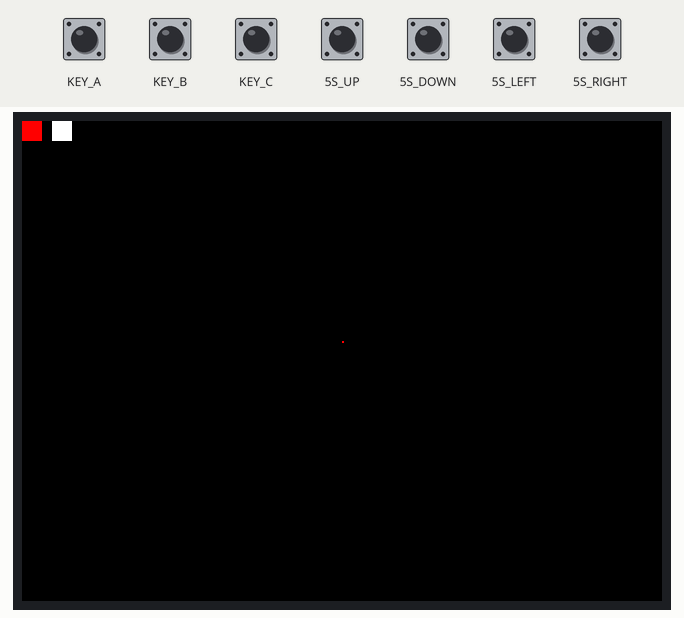
The sketch below on a simulated Seeed Wio Terminal. Shown: 320×240 colour display. Inputs (shaded band) come from the test bench; at power-on: 5S_DOWN, 5S_LEFT, 5S_RIGHT, 5S_UP, KEY_A, KEY_B, KEY_C HIGH.

Above: at 1.4 s.
1.5 s: KEY_C pulled LOW for 1 s
At 1.82 s:
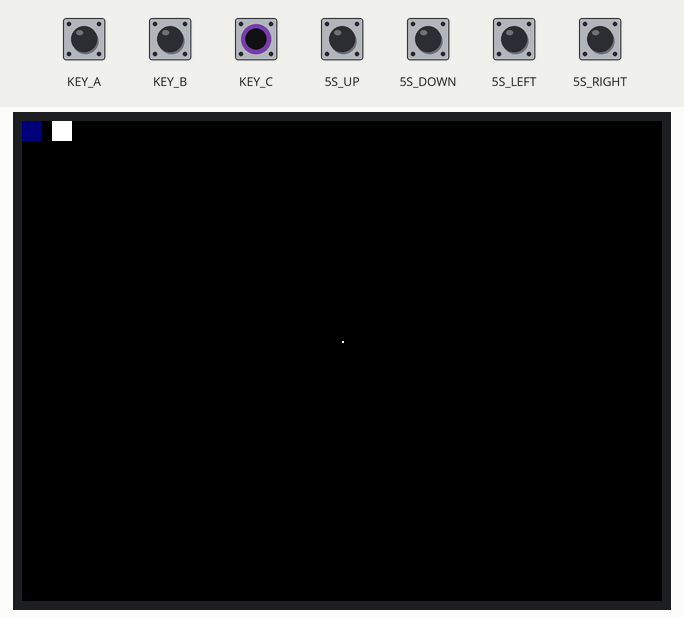
At 3.2 s:
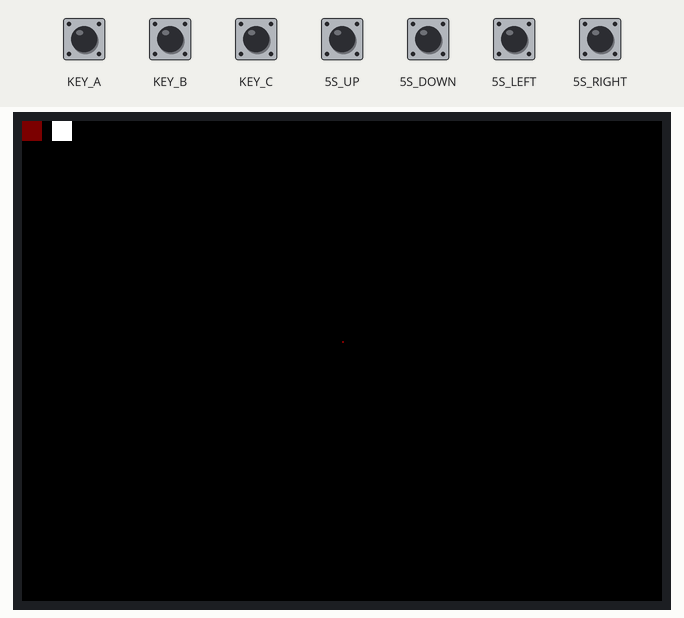
4.0 s: KEY_B pulled LOW for 0.15 s
5.6 s: KEY_A pulled LOW for 0.15 s
7.4 s: KEY_C pulled LOW for 0.15 s
At 7.7 s:
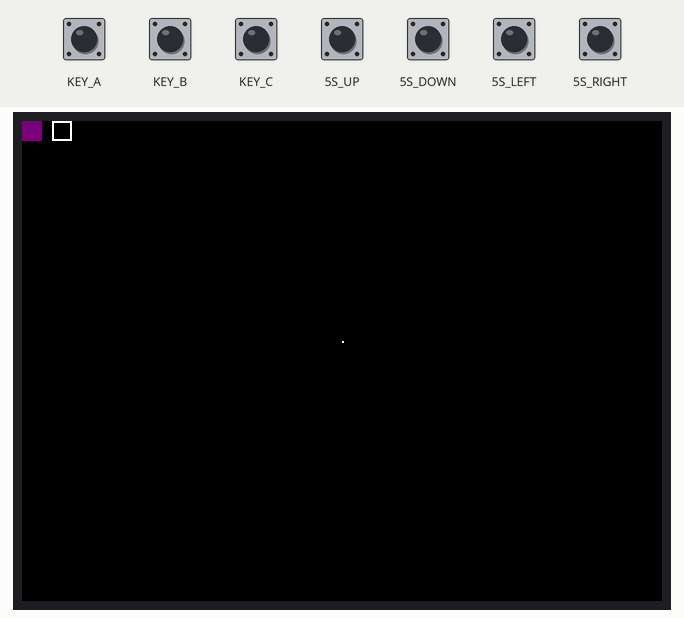
9.0 s: KEY_A pulled LOW for 1 s
11.5 s: KEY_C pulled LOW for 0.15 s
At 12.2 s:
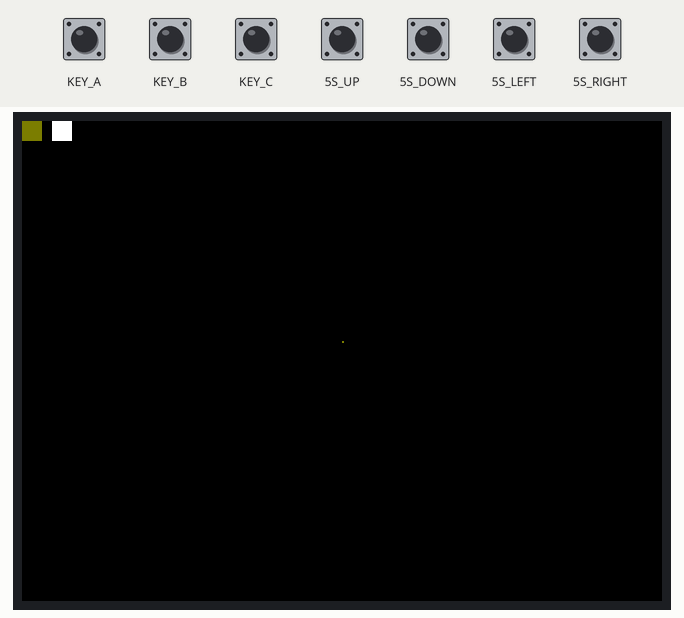
Timing chart, 0 to 14.2 s (numbered marks = the images above; inputs shaded):
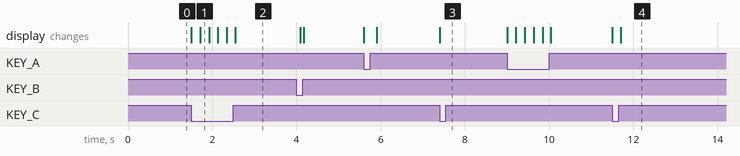

The sketch:

etchasketch.ino
```cpp
// Simplistic Etchasketch
// Joystick moves cursor
// left button - choose color
// middle button - clear picture
// right button - toggle draw or movement mode.
#include <TFT_eSPI.h>
TFT_eSPI tft = TFT_eSPI();

#define WIDTH 320
#define HEIGHT 220

static int x = WIDTH/2;
static int y = HEIGHT/2;
static int xp = x;
static int yp = y;
int color = 0;
int colors[] = {TFT_RED, TFT_WHITE, TFT_NAVY, TFT_DARKGREEN, TFT_DARKCYAN, TFT_MAROON, TFT_PURPLE, TFT_OLIVE,
  TFT_LIGHTGREY, TFT_DARKGREY, TFT_BLUE, TFT_GREEN, TFT_CYAN, TFT_MAGENTA,
  TFT_YELLOW, TFT_ORANGE, TFT_GREENYELLOW, TFT_PINK};
const int color_len = sizeof colors / sizeof colors[0];
bool mode = true;

void setup() {
  tft.begin();
  tft.setRotation(3);
  tft.fillScreen(TFT_BLACK);

  pinMode(WIO_5S_UP, INPUT_PULLUP);
  pinMode(WIO_5S_DOWN, INPUT_PULLUP);
  pinMode(WIO_5S_LEFT, INPUT_PULLUP);
  pinMode(WIO_5S_RIGHT, INPUT_PULLUP);
  pinMode(WIO_5S_PRESS, INPUT_PULLUP);
  pinMode(WIO_KEY_B, INPUT_PULLUP);
  pinMode(WIO_KEY_C, INPUT_PULLUP);
  pinMode(WIO_KEY_A, INPUT_PULLUP);

  drawMode();
}

void drawMode() {
  tft.fillRect(0,0,10,10, colors[color]);
  if (mode) {
    tft.fillRect(15,0,10,10, TFT_WHITE);
  } else {
    tft.fillRect(15,0,10,10, TFT_BLACK);
    tft.drawRect(15,0,10,10, TFT_WHITE);
  }
}

void loop() {
   // Joystick
   if (digitalRead(WIO_5S_UP) == LOW) {
    y = yp - 1;
    if(y < 0) y = yp = HEIGHT;
   }
   if (digitalRead(WIO_5S_DOWN) == LOW) {
    y = yp + 1;
    if(y > HEIGHT) y = yp = 0;
   }
   if (digitalRead(WIO_5S_LEFT) == LOW) {
    x = xp - 1;
    if(x < 0) x = xp = WIDTH;
   }
   if (digitalRead(WIO_5S_RIGHT) == LOW) {
    x = xp + 1;
    if(x > WIDTH) x = xp = 0;
   }
   if (digitalRead(WIO_KEY_B) == LOW) { // middle button
    tft.fillScreen(TFT_BLACK);
    drawMode();
   }
   if (digitalRead(WIO_KEY_C) == LOW) { // left
    color = (color + 1) % color_len;
    drawMode();
    delay(200); // primative debounce
   }
   if (digitalRead(WIO_KEY_A) == LOW) { //right
    mode = !mode;
    drawMode();
    delay(200);
   }

   // Draw delta
   if (mode) {
      tft.drawLine(x,y,xp,yp,colors[color]);
   } else {
      tft.drawPixel(xp,yp, TFT_BLACK);
      tft.drawPixel(x,y, TFT_WHITE);
   }
   xp = x;
   yp = y;

   delay(10);
}
```

Measured:
- after the input at 1.5 s, the display: first changes at once (image 1 shows a later state)
- after the input at 7.4 s, the display: changes at once (image 3)
- after the input at 11.5 s, the display: first changes at once (image 4 shows a later state)
